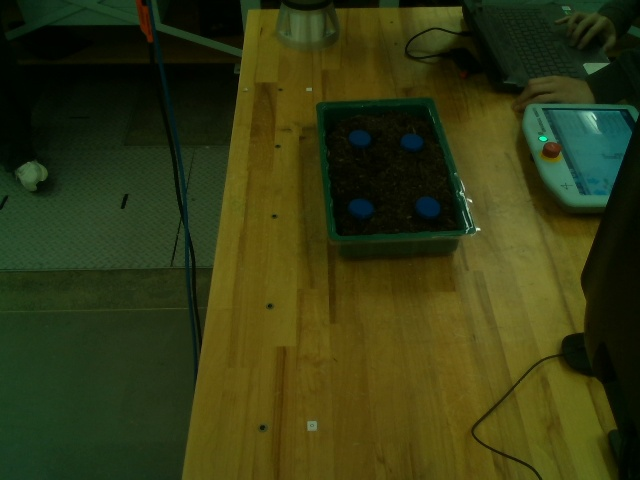
#> input picture received_images/current_image.jpg, 640 x 480 px, found by its file name
$ python testing.py
#> lines starting #> are read from the running program, lines starting #| are printed output that depends on the picture; after the words box and inside, x2 and y2 are one past the last pixel; in counts of white or black regions, pixels touching at a corner belong together
import cv2
import numpy as np
import tkinter as tk
from tkinter import filedialog, messagebox
import os
from datetime import datetime
import json

class BlueAreaDetector:
    def __init__(self):
        self.image = None
        self.blue_areas = []
        self.min_blue_area = 100  # Minimum area to consider as a blue region (pixels)

    def load_image_file(self):
        """Load field image from file"""
        root = tk.Tk()
        root.withdraw()

        #file_path = "//home/mtrn/4231/received_images/received_current.png"
        file_path = "/home/mtrn/4231/received_images/current_image.jpg"
        if file_path:
            self.image = cv2.imread(file_path)
#> self.image is the input picture: shape (480, 640, 3); mean B, G, R 18.7, 57.1, 51.8
            if self.image is not None:
                print(f"Image loaded: {self.image.shape[1]}x{self.image.shape[0]}")
#| Image loaded: 640x480
                return True
            else:
                messagebox.showerror("Error", "Could not load image file")
                return False
        return False

    def detect_blue_areas(self, sensitivity=10, roi=None):
#> called with sensitivity = 10
        if self.image is None:
            return False

        hsv = cv2.cvtColor(self.image, cv2.COLOR_BGR2HSV)
#> hsv: shape (480, 640, 3); mean H, S, V 79.3, 190.2, 61.2


        if roi:
            x, y, w, h = roi
            hsv = hsv[y:y+h, x:x+w]

        # Define blue range
        lower_blue = np.array([120 - sensitivity, 100, 50])
        upper_blue = np.array([120 + sensitivity, 255, 255])

        blue_mask = cv2.inRange(hsv, lower_blue, upper_blue)
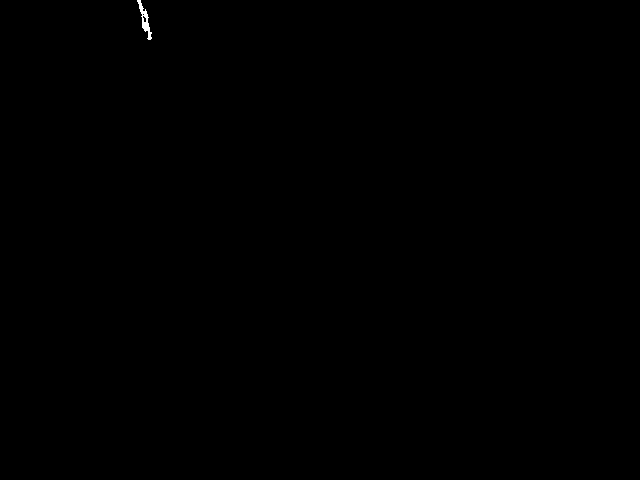
#> blue_mask: shape (480, 640); 0.06% white; 1 white region, box (x1, y1, x2, y2) and area: (137, 0, 152, 40) 192

        # Clean mask
        kernel = np.ones((5, 5), np.uint8)
        blue_mask = cv2.morphologyEx(blue_mask, cv2.MORPH_CLOSE, kernel)
#> blue_mask: shape (480, 640); 0.07% white; 1 white region, box (x1, y1, x2, y2) and area: (137, 0, 152, 40) 215
        blue_mask = cv2.morphologyEx(blue_mask, cv2.MORPH_OPEN, kernel)
#> blue_mask: shape (480, 640); 0.05% white; 1 white region

        contours, _ = cv2.findContours(blue_mask, cv2.RETR_EXTERNAL, cv2.CHAIN_APPROX_SIMPLE)
#> contours = 1 contour; box (x1, y1, x2, y2) and area: (141, 9, 150, 32) 118

        self.blue_areas = []
        for contour in contours:
            area = cv2.contourArea(contour)
            if area > self.min_blue_area:
                x_c, y_c, w_c, h_c = cv2.boundingRect(contour)

                # Adjust positions if cropped
                if roi:
                    x_c += x
                    y_c += y

                moments = cv2.moments(contour)
                if moments["m00"] != 0:
                    cx = int(moments["m10"] / moments["m00"]) + (x if roi else 0)
                    cy = int(moments["m01"] / moments["m00"]) + (y if roi else 0)
                else:
                    cx, cy = x_c + w_c // 2, y_c + h_c // 2

                self.blue_areas.append({
                    'contour': contour,
                    'bbox': (x_c, y_c, w_c, h_c),
                    'center': (cx, cy),
                    'area': area,
                    'pixel_count': cv2.countNonZero(blue_mask[y_c - (y if roi else 0):y_c - (y if roi else 0) + h_c, x_c - (x if roi else 0):x_c - (x if roi else 0) + w_c])
                })
#> this loop made 1 pass
#> (area, x_c, y_c, w_c, h_c, cx, cy) on pass 1: (118, 141, 9, 9, 23, 144, 20)
#> after the loop, self.blue_areas = 1 item

        print(f"Detected {len(self.blue_areas)} blue areas in ROI")
#| Detected 1 blue areas in ROI
        return blue_mask, self.blue_areas


    def mark_blue_areas(self, blue_mask=None, display_original=True):
        """Mark blue areas on the image with bounding boxes and labels"""
#> called with display_original = True
        if self.image is None:
            return None

        if display_original:
            marked_image = self.image.copy()
        else:
            marked_image = np.zeros_like(self.image)

        for i, area in enumerate(self.blue_areas):
            x, y, w, h = area['bbox']
            cv2.rectangle(marked_image, (x, y), (x + w, y + h), (255, 0, 0), 2)
            cv2.drawContours(marked_image, [area['contour']], -1, (0, 255, 255), 2)

            cx, cy = area['center']
            cv2.circle(marked_image, (cx, cy), 5, (0, 0, 255), -1)

            label = f"Blue {i+1}: {area['area']:.0f}px"
            cv2.putText(marked_image, label, (x, y - 10),
                        cv2.FONT_HERSHEY_SIMPLEX, 0.6, (255, 255, 255), 2)
            cv2.putText(marked_image, label, (x, y - 10),
                        cv2.FONT_HERSHEY_SIMPLEX, 0.6, (255, 0, 0), 1)
#> this loop made 1 pass
#> (x, y, w, h, cx, cy, label) on pass 1: (141, 9, 9, 23, 144, 20, 'Blue 1: 118px')
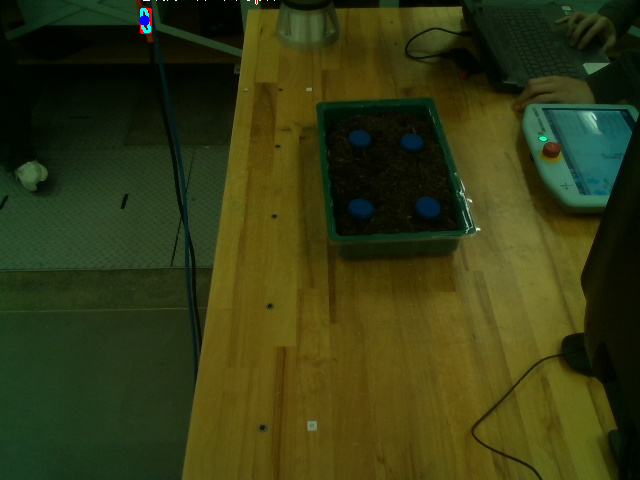
#> marked_image: shape (480, 640, 3); mean R, G, B 51.8, 57.2, 18.9

        return marked_image

    def generate_report(self):
        """Generate a detailed report of blue areas"""
        if not self.blue_areas:
            return "No blue areas detected."

        report = f"BLUE AREAS DETECTION REPORT\n"
        report += f"Generated: {datetime.now().strftime('%Y-%m-%d %H:%M:%S')}\n"
        report += f"Total blue areas found: {len(self.blue_areas)}\n"

        self.xcoord = []
        self.ycoord = []

        for i, area in enumerate(self.blue_areas):
            x, y, w, h = area['bbox']
            cx, cy = area['center']

            report += f"BLUE AREA {i+1}:\n"
            report += f"{cx}, {cy}, 0.1, 0, 0, 0\n"

            self.xcoord.append(cx)
            self.ycoord.append(cy)
#> this loop made 1 pass
#> (x, y, w, h, cx, cy) on pass 1: (141, 9, 9, 23, 144, 20)
#> after the loop, self.xcoord = [144]; self.ycoord = [20]

        return report

    # In your BlueAreaDetector.get_world_coordinates() method:
    def get_world_coordinates(self, tf_handler, depth_value):
        world_coordinates = []

        for area in self.blue_areas:
            cx, cy = area['center']

            # SINGLE FUNCTION CALL - that's all you need!
            world_coords = tf_handler.pixel_to_3d(cx, cy, depth_value)

            world_coordinates.append({
                'pixel_center': (cx, cy),
                'world_coords': world_coords,
                'area_data': area
            })

        return world_coordinates

def main():
    """Quick blue detection without GUI"""
    detector = BlueAreaDetector()

    if detector.load_image_file():
        detector.image = cv2.cvtColor(detector.image, cv2.COLOR_BGR2RGB)
        blue_mask, _ = detector.detect_blue_areas()
        marked_image = detector.mark_blue_areas(blue_mask)

        cv2.imshow("Blue Areas Detected", marked_image)
        cv2.imshow("Blue Mask", blue_mask)

        print(detector.generate_report())

    cv2.waitKey(0)
    cv2.destroyAllWindows()

if __name__ == "__main__":
    main()
